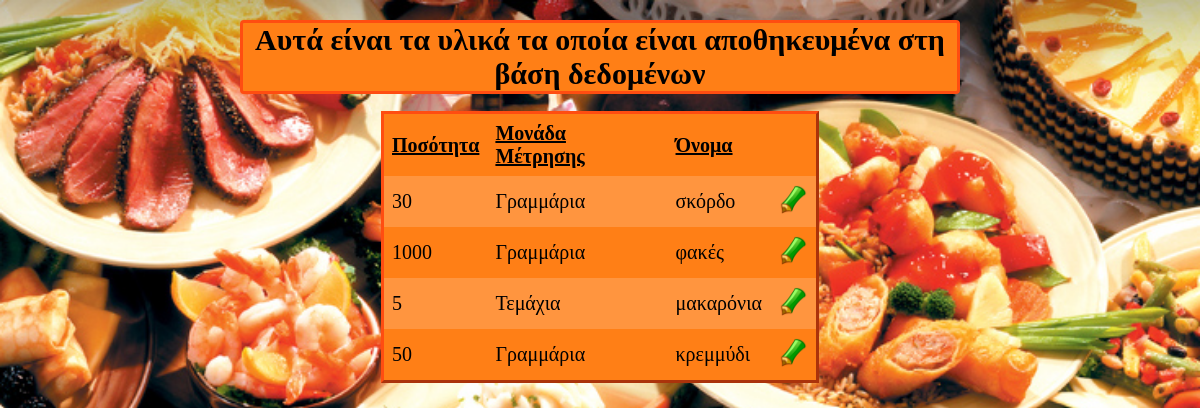
Screenshot of /cookbook-βιβλιο-μαγειρικης/project/viewmaterials.php with the database file from the repository.
### tables this page shows
CREATE TABLE `materials` (
  `ID` int(4) NOT NULL,
  `name` varchar(20) NOT NULL,
  `measurementUnit` int(1) NOT NULL,
  `quantity` int(10) NOT NULL
);

### cookbook-βιβλιο-μαγειρικης/project/viewmaterials.php (the view, shortened to what this page needs)
<!DOCTYPE html>
<html>
	<head>
		<link rel='stylesheet' type='text/css' href='style.css' />
	</head>
	<body>
	<h1>Αυτά είναι τα υλικά τα οποία είναι αποθηκευμένα στη βάση δεδομένων</h1>
	<table align='center'><tr><td><b><u>Ποσότητα</u></b></td><td><b><u>Μονάδα Μέτρησης</u></b></td><td><b><u>Όνομα</u></b></td></tr>
	<?php
		$all_rows=mysql_query("SELECT * FROM materials");
		while($row=mysql_fetch_array($all_rows))
		{
			echo "<tr><td>".$row["quantity"]."</td><td>";
			if($row["measurementUnit"] == 0)
			{
				echo "Τεμάχια</td>";
			}
			else
			{
				echo "Γραμμάρια</td>";
			}
			echo "<td>".$row["name"]."</td><td><a href='./updatematerial.php?id=".$row["ID"]."'><img src='images/pencil.png' width='30px' height='30px'></a></td></tr>";
		}
		echo "</table>";
?>
	</body>
</html>

### cookbook-βιβλιο-μαγειρικης/project/style.css (style rules this page uses)
body { text-align: center; margin-left:auto; margin-right:auto;width: 60%; height: 60%; font: 20px Times New Roman;color:black }
h1 { background-color:#ff7f16; border-style: solid; border-color:#ff4d11; border-radius:4px; font-size:30px; }
html { background: url(images/img1.jpg) no-repeat center fixed; background-size: cover; }
table { background-color:#ff7f16; border-collapse: collapse; width: 60%; text-align:center; margin-left:auto; margin-right:auto; outline-style:outset; outline-color: #ff4d11; }
th, td { text-align: left; padding: 8px; }
tr:nth-child(even) { background-color: #ff953f }

### rows the page displays
materials: quantity "30", measurementUnit "Γραμμάρια", name "σκόρδο"
materials: quantity "1000", measurementUnit "Γραμμάρια", name "φακές"
materials: quantity "5", measurementUnit "Τεμάχια", name "μακαρόνια"
materials: quantity "50", measurementUnit "Γραμμάρια", name "κρεμμύδι"
